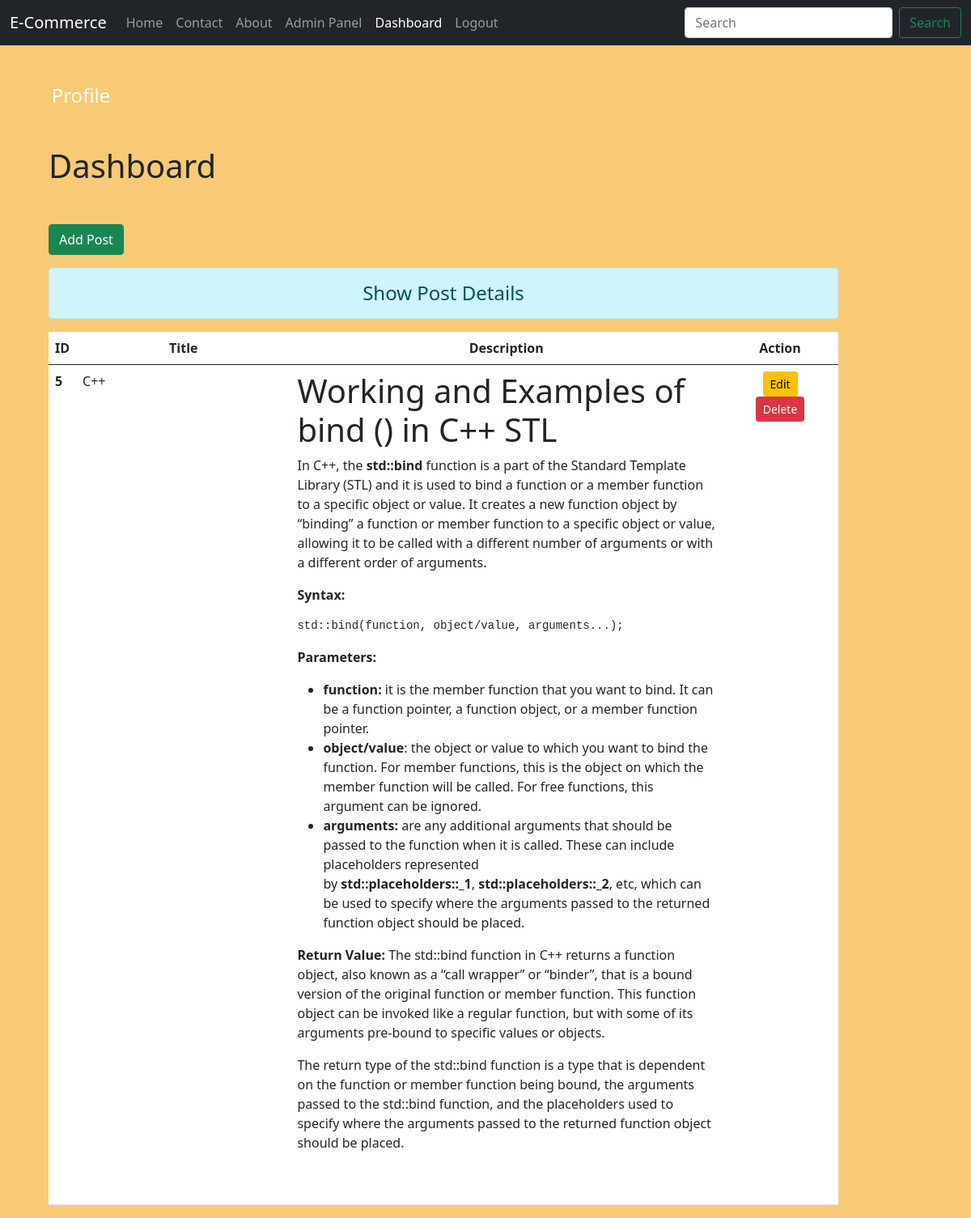
The page /dashboard/ (signed in) on the database its author committed.
### mainapp/models.py (models this page shows)
class Post(models.Model):
    title = models.CharField(max_length=150)
    desc = RichTextUploadingField()
    image = models.ImageField(upload_to="images") #optional

### mainapp/views.py (the view)
# urls.py: path('dashboard/',views.dashboard, name="dashboard"),
def dashboard(request):
    if request.user.is_authenticated:
     posts = Post.objects.all()
     user = request.user
     full_name = user.get_full_name()
     return render(request, 'dashboard.html',{'posts':posts,'full_name':full_name})
    else:
      return HttpResponseRedirect('/login/')

### templates/dashboard.html (shortened to what this page needs)
<!doctype html>
{% load static %}
<html lang="en">
  <head>
    <link href="https://cdn.jsdelivr.net/npm/bootstrap@5.0.2/dist/css/bootstrap.min.css" rel="stylesheet">
    <link rel="stylesheet" href="{% static '/ecom/css/style.css' %}">
    {% include 'navbar.html' %}
  </head>
  <body>
     {% block side %}
     <div class="col-sm-2 text-white my-5 text-center">
      <h4 class="my-5">
        Profile
      </h4>
     </div>
     {% endblock side %}
     {% block content %}
    <div class="col-sm-10">
        <div class="container mx-5">
        <h1 class="my-5 ">Dashboard</h1>
        <a href="{% url 'addpost' %}" class="btn btn-success">Add Post</a>
        <h4 class="text-center alert alert-info mt-3">Show Post Details</h4>
        {% if posts %}
        <table class="table table-hover bg-white">
          <thead>
            <tr class="text-center">
              <th scope="col" style="width:2%">ID</th>
              <th scope="col" style="width:28%">Title</th>
              <th scope="col" style="width:55%">Description</th>
              <th scope="col" style="width:15%">Action</th>
            </tr>
          </thead>
          <tbody>
            {% for post in posts %}
            <tr>
              <th scope="row">{{post.id}}</th>
              <td>{{post.title}}</td>
              <td>{{post.desc|safe}}</td>
              <td class="text-center">
                <a href="{% url 'updatepost' post.id %}" class="btn btn-warning btn-sm">Edit</a>
                <form action="{% url 'deletepost' post.id %}" method="POST" class="d-line">
                  <input type="submit" class="btn btn-danger btn-sm" value="Delete">
                </form>
              </td>
            </tr>
            {% endfor %}
          </tbody>
        </table>
      </div>
        {% else %}
        <h4 class="text-center alert alert-warning">No Records</h4>
        {% endif %}
    </div>
    {% endblock content %}
  </body>
</html>

### mainapp/static/ecom/css/style.css (style rules this page uses)
body { background-color: rgb(248, 202, 117); }

### rows shown on the page
Post: id "5", title "C++", desc "Working and Examples of bind () in C++ STL In C++, the std::bind function is a part of the Standard Template Library (STL) and it is used to bind a function or a member function to a specific object or value. It creates a new function object by “binding” a function or member function to a specific object or value, allowing it to be called with a different number of arguments or with a different order of arguments. Syntax: std::bind(function, object/value, arguments...); Parameters: function: it is the member function that you want to bind. It can be a function pointer, a function object, or a member function pointer. object/value : the object or value to which you want to bind the function.…"
